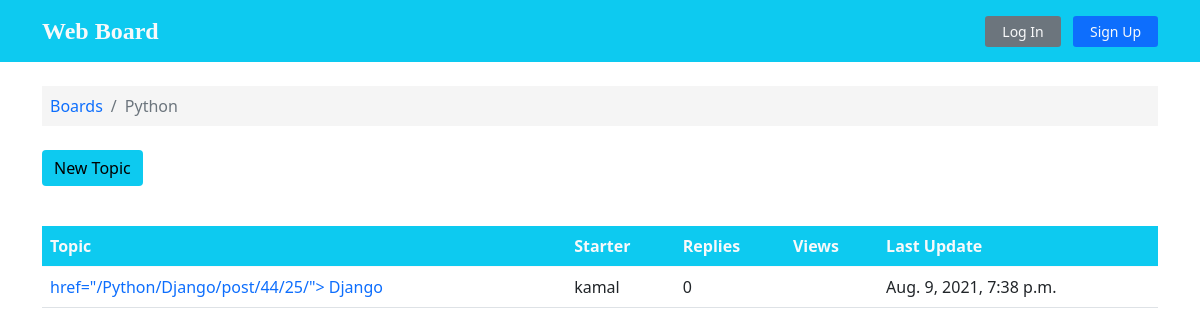
The page /Python/ on the database its author committed.
### boards/models.py (models this page shows, shortened)
class Board(models.Model):
    name = models.CharField(max_length=99, unique=True)
    description = models.CharField(max_length=200)

class Post(models.Model):
    message = models.TextField(max_length=250)
    topic = models.ForeignKey(Topic, on_delete=models.CASCADE, related_name='post_topic')
    created_at = models.DateTimeField(auto_now_add=True)
    updated_at = models.DateTimeField(null=True)
    created_by = models.ForeignKey(User, on_delete= models.CASCADE, related_name='post')
    updated_by = models.ForeignKey(User, on_delete= models.CASCADE,null=True, related_name='+' )

class Topic(models.Model):
    subject = models.CharField(max_length=99)
    created_at = models.DateTimeField(auto_now_add=True)
    board = models.ForeignKey(Board, on_delete=models.CASCADE, related_name='topics')
    starter = models.ForeignKey(User, on_delete= models.CASCADE, related_name='topics')
    message = models.TextField(max_length=250)

### boards/views.py (the view)
# urls.py: url(r'^(?P<board_name>[\w\-\ ]+)add/$', views.submit_form, name='add-topic'),
def topic(request, board_name):
    topic_list = Topic.objects.filter(board__name = board_name).order_by('-created_at')
    topic_form = TopicForm()
    ctx = {'topics': topic_list, 'login_form':loginform, 'signup_form': signupform, 'topic_form':topic_form}
    return render(request, 'topic.html', ctx)

### boards/templatetags/custom_tags.py (called while the page is built)
def remove_slash(url):
    if 'add' in url:
        return url.replace('/add/','').replace('/','')
    return url.replace('/','')

def remove_board(url):
    if 'board' in url:
        return url.replace('board','').replace('/','')
    return url.replace('/','')

### templates/topic.html (shortened to what this page needs)
{% extends 'base.html' %}
{% load custom_tags %}
{% block content %}
<div class="container">
  <ol class="breadcrumb my-4 p-2" style="background-color: whitesmoke;">
    <li class="breadcrumb-item">  <a class="text-decoration-none" href="{% url 'boards:home' %}">Boards</a></li>
    <li class="breadcrumb-item active">{{ request.path|remove_slash|remove_board  }}</li>
  </ol>
  {% if user.is_authenticated %}
  <button type="button" class="btn btn-info border-0" data-bs-toggle="modal" data-bs-target="#newtopic" >New Topic</button>
  {% else %}
  <button type="button"  data-bs-toggle="modal" data-bs-target="#login"  class="btn btn-info mb-3 ml-4 border-0">New Topic</button>
  {% endif %}
  {% if topics %}
  <table class="table mt-4">
    <thead class="thead-inverse bg-info text-light">
      <tr>
        <th>Topic</th>
        <th>Starter</th>
        <th>Replies</th>
        <th>Views</th>
        <th>Last Update</th>
      </tr>
    </thead>
    <tbody>
      {% for topic in topics %}
      <tr>
        <td>
          <a class="text-decoration-none" {% for item in topic.post_topic.all %}
          href="{% url 'boards:topic-post' topic.board.name topic.subject topic.pk item.id %}">
          {% endfor %}
            {{ topic.subject }}
          </a>
        </td>
        <td class="align-middle">{{ topic.starter.username }}</td>
        <td class="align-middle">0</td>
        <td></td>
        <td>{{ topic.created_at}}</td>
      </tr>
      {% endfor %}
    </tbody>
  </table>
  {% else %}
  <large class="mt-4" style="display: flex; justify-content: center; align-items: center;">
    <em >No Topics yet.</em>
  </large>
  {% endif %}
  </div>
{% endblock %}

### rows shown on the page
Board: path|remove_slash "Python"
Topic: board+subject+id "/Python/Django/post/44/25/", subject "Django", starter.username "kamal", created_at "Aug. 9, 2021, 7:38 p.m."
